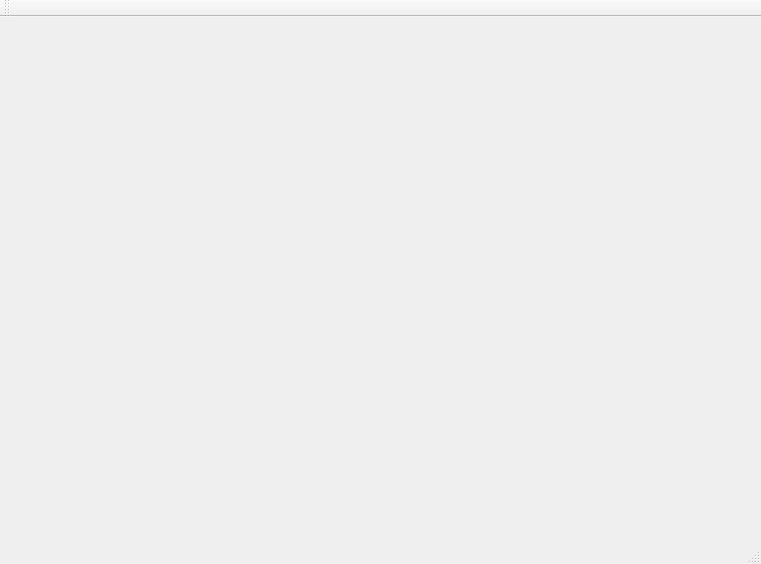
<?xml version="1.0" encoding="UTF-8"?>
<ui version="4.0">
 <class>MainWindow</class>
 <widget class="QMainWindow" name="MainWindow">
  <property name="geometry">
   <rect>
    <x>0</x>
    <y>0</y>
    <width>761</width>
    <height>564</height>
   </rect>
  </property>
  <property name="windowTitle">
   <string>MainWindow</string>
  </property>
  <widget class="QWidget" name="centralWidget"/>
  <widget class="QMenuBar" name="menuBar">
   <property name="geometry">
    <rect>
     <x>0</x>
     <y>0</y>
     <width>761</width>
     <height>21</height>
    </rect>
   </property>
  </widget>
  <widget class="QToolBar" name="mainToolBar">
   <attribute name="toolBarArea">
    <enum>TopToolBarArea</enum>
   </attribute>
   <attribute name="toolBarBreak">
    <bool>false</bool>
   </attribute>
  </widget>
  <widget class="QStatusBar" name="statusBar"/>
 </widget>
 <layoutdefault spacing="6" margin="11"/>
 <resources/>
 <connections/>
</ui>
